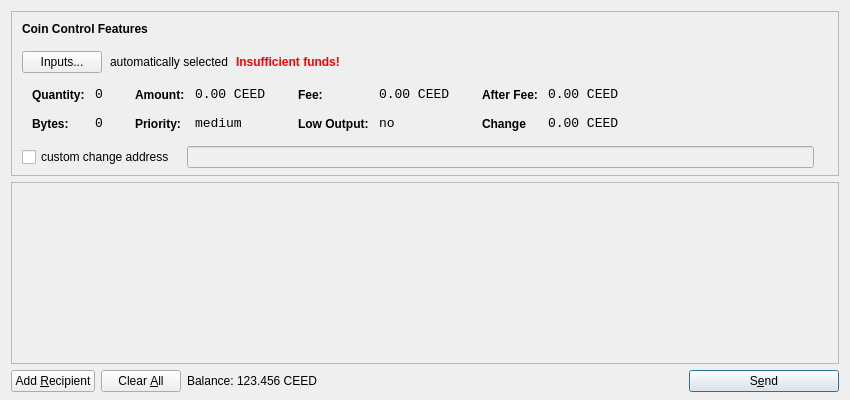
<?xml version="1.0" encoding="UTF-8"?>
<ui version="4.0">
 <class>SendCoinsDialog</class>
 <widget class="QDialog" name="SendCoinsDialog">
  <property name="geometry">
   <rect>
    <x>0</x>
    <y>0</y>
    <width>850</width>
    <height>400</height>
   </rect>
  </property>
  <property name="windowTitle">
   <string>Send Coins</string>
  </property>
  <layout class="QVBoxLayout" name="verticalLayout" stretch="0,1,0">
   <property name="bottomMargin">
    <number>8</number>
   </property>
   <item>
    <widget class="QFrame" name="frameCoinControl">
     <property name="sizePolicy">
      <sizepolicy hsizetype="Expanding" vsizetype="Expanding">
       <horstretch>0</horstretch>
       <verstretch>0</verstretch>
      </sizepolicy>
     </property>
     <property name="maximumSize">
      <size>
       <width>16777215</width>
       <height>16777215</height>
      </size>
     </property>
     <property name="frameShape">
      <enum>QFrame::StyledPanel</enum>
     </property>
     <property name="frameShadow">
      <enum>QFrame::Sunken</enum>
     </property>
     <layout class="QVBoxLayout" name="verticalLayoutCoinControl2">
      <property name="spacing">
       <number>6</number>
      </property>
      <property name="leftMargin">
       <number>0</number>
      </property>
      <property name="topMargin">
       <number>0</number>
      </property>
      <property name="rightMargin">
       <number>0</number>
      </property>
      <property name="bottomMargin">
       <number>6</number>
      </property>
      <item>
       <layout class="QVBoxLayout" name="verticalLayoutCoinControl" stretch="0,0,0,0,1">
        <property name="spacing">
         <number>0</number>
        </property>
        <property name="leftMargin">
         <number>10</number>
        </property>
        <property name="topMargin">
         <number>10</number>
        </property>
        <item>
         <layout class="QHBoxLayout" name="horizontalLayoutCoinControl1">
          <property name="bottomMargin">
           <number>15</number>
          </property>
          <item>
           <widget class="QLabel" name="labelCoinControlFeatures">
            <property name="sizePolicy">
             <sizepolicy hsizetype="Preferred" vsizetype="Maximum">
              <horstretch>0</horstretch>
              <verstretch>0</verstretch>
             </sizepolicy>
            </property>
            <property name="font">
             <font>
              <weight>75</weight>
              <bold>true</bold>
             </font>
            </property>
            <property name="styleSheet">
             <string notr="true">font-weight:bold;</string>
            </property>
            <property name="text">
             <string>Coin Control Features</string>
            </property>
           </widget>
          </item>
         </layout>
        </item>
        <item>
         <layout class="QHBoxLayout" name="horizontalLayoutCoinControl2" stretch="0,0,0,0">
          <property name="spacing">
           <number>8</number>
          </property>
          <property name="bottomMargin">
           <number>10</number>
          </property>
          <item>
           <widget class="QPushButton" name="pushButtonCoinControl">
            <property name="styleSheet">
             <string notr="true"/>
            </property>
            <property name="text">
             <string>Inputs...</string>
            </property>
           </widget>
          </item>
          <item>
           <widget class="QLabel" name="labelCoinControlAutomaticallySelected">
            <property name="text">
             <string>automatically selected</string>
            </property>
            <property name="margin">
             <number>5</number>
            </property>
           </widget>
          </item>
          <item>
           <widget class="QLabel" name="labelCoinControlInsuffFunds">
            <property name="font">
             <font>
              <weight>75</weight>
              <bold>true</bold>
             </font>
            </property>
            <property name="styleSheet">
             <string notr="true">color:red;font-weight:bold;</string>
            </property>
            <property name="text">
             <string>Insufficient funds!</string>
            </property>
            <property name="margin">
             <number>5</number>
            </property>
           </widget>
          </item>
          <item>
           <spacer name="horizontalSpacerCoinControl">
            <property name="orientation">
             <enum>Qt::Horizontal</enum>
            </property>
            <property name="sizeHint" stdset="0">
             <size>
              <width>40</width>
              <height>1</height>
             </size>
            </property>
           </spacer>
          </item>
         </layout>
        </item>
        <item>
         <widget class="QWidget" name="widgetCoinControl" native="true">
          <property name="sizePolicy">
           <sizepolicy hsizetype="Preferred" vsizetype="Preferred">
            <horstretch>0</horstretch>
            <verstretch>0</verstretch>
           </sizepolicy>
          </property>
          <property name="minimumSize">
           <size>
            <width>0</width>
            <height>0</height>
           </size>
          </property>
          <property name="styleSheet">
           <string notr="true"/>
          </property>
          <layout class="QHBoxLayout" name="horizontalLayoutCoinControl5">
           <property name="margin">
            <number>0</number>
           </property>
           <item>
            <layout class="QHBoxLayout" name="horizontalLayoutCoinControl3" stretch="0,0,0,1">
             <property name="spacing">
              <number>20</number>
             </property>
             <property name="topMargin">
              <number>0</number>
             </property>
             <property name="bottomMargin">
              <number>10</number>
             </property>
             <item>
              <layout class="QFormLayout" name="formLayoutCoinControl1">
               <property name="horizontalSpacing">
                <number>10</number>
               </property>
               <property name="verticalSpacing">
                <number>14</number>
               </property>
               <property name="leftMargin">
                <number>10</number>
               </property>
               <property name="topMargin">
                <number>4</number>
               </property>
               <property name="rightMargin">
                <number>6</number>
               </property>
               <item row="0" column="0">
                <widget class="QLabel" name="labelCoinControlQuantityText">
                 <property name="styleSheet">
                  <string notr="true">font-weight:bold;</string>
                 </property>
                 <property name="text">
                  <string>Quantity:</string>
                 </property>
                 <property name="margin">
                  <number>0</number>
                 </property>
                </widget>
               </item>
               <item row="0" column="1">
                <widget class="QLabel" name="labelCoinControlQuantity">
                 <property name="font">
                  <font>
                   <family>Monospace</family>
                   <pointsize>10</pointsize>
                  </font>
                 </property>
                 <property name="cursor">
                  <cursorShape>IBeamCursor</cursorShape>
                 </property>
                 <property name="contextMenuPolicy">
                  <enum>Qt::ActionsContextMenu</enum>
                 </property>
                 <property name="text">
                  <string>0</string>
                 </property>
                 <property name="margin">
                  <number>0</number>
                 </property>
                 <property name="textInteractionFlags">
                  <set>Qt::LinksAccessibleByMouse|Qt::TextSelectableByKeyboard|Qt::TextSelectableByMouse</set>
                 </property>
                </widget>
               </item>
               <item row="1" column="0">
                <widget class="QLabel" name="labelCoinControlBytesText">
                 <property name="styleSheet">
                  <string notr="true">font-weight:bold;</string>
                 </property>
                 <property name="text">
                  <string>Bytes:</string>
                 </property>
                </widget>
               </item>
               <item row="1" column="1">
                <widget class="QLabel" name="labelCoinControlBytes">
                 <property name="font">
                  <font>
                   <family>Monospace</family>
                   <pointsize>10</pointsize>
                  </font>
                 </property>
                 <property name="cursor">
                  <cursorShape>IBeamCursor</cursorShape>
                 </property>
                 <property name="contextMenuPolicy">
                  <enum>Qt::ActionsContextMenu</enum>
                 </property>
                 <property name="text">
                  <string>0</string>
                 </property>
                 <property name="textInteractionFlags">
                  <set>Qt::LinksAccessibleByMouse|Qt::TextSelectableByKeyboard|Qt::TextSelectableByMouse</set>
                 </property>
                </widget>
               </item>
              </layout>
             </item>
             <item>
              <layout class="QFormLayout" name="formLayoutCoinControl2">
               <property name="horizontalSpacing">
                <number>10</number>
               </property>
               <property name="verticalSpacing">
                <number>14</number>
               </property>
               <property name="leftMargin">
                <number>6</number>
               </property>
               <property name="topMargin">
                <number>4</number>
               </property>
               <property name="rightMargin">
                <number>6</number>
               </property>
               <item row="0" column="0">
                <widget class="QLabel" name="labelCoinControlAmountText">
                 <property name="styleSheet">
                  <string notr="true">font-weight:bold;</string>
                 </property>
                 <property name="text">
                  <string>Amount:</string>
                 </property>
                 <property name="margin">
                  <number>0</number>
                 </property>
                </widget>
               </item>
               <item row="0" column="1">
                <widget class="QLabel" name="labelCoinControlAmount">
                 <property name="font">
                  <font>
                   <family>Monospace</family>
                   <pointsize>10</pointsize>
                  </font>
                 </property>
                 <property name="cursor">
                  <cursorShape>IBeamCursor</cursorShape>
                 </property>
                 <property name="contextMenuPolicy">
                  <enum>Qt::ActionsContextMenu</enum>
                 </property>
                 <property name="text">
                  <string notr="true">0.00 CEED</string>
                 </property>
                 <property name="textInteractionFlags">
                  <set>Qt::LinksAccessibleByMouse|Qt::TextSelectableByKeyboard|Qt::TextSelectableByMouse</set>
                 </property>
                </widget>
               </item>
               <item row="1" column="0">
                <widget class="QLabel" name="labelCoinControlPriorityText">
                 <property name="styleSheet">
                  <string notr="true">font-weight:bold;</string>
                 </property>
                 <property name="text">
                  <string>Priority:</string>
                 </property>
                </widget>
               </item>
               <item row="1" column="1">
                <widget class="QLabel" name="labelCoinControlPriority">
                 <property name="font">
                  <font>
                   <family>Monospace</family>
                   <pointsize>10</pointsize>
                  </font>
                 </property>
                 <property name="cursor">
                  <cursorShape>IBeamCursor</cursorShape>
                 </property>
                 <property name="contextMenuPolicy">
                  <enum>Qt::ActionsContextMenu</enum>
                 </property>
                 <property name="text">
                  <string>medium</string>
                 </property>
                 <property name="textInteractionFlags">
                  <set>Qt::LinksAccessibleByMouse|Qt::TextSelectableByKeyboard|Qt::TextSelectableByMouse</set>
                 </property>
                </widget>
               </item>
              </layout>
             </item>
             <item>
              <layout class="QFormLayout" name="formLayoutCoinControl3">
               <property name="horizontalSpacing">
                <number>10</number>
               </property>
               <property name="verticalSpacing">
                <number>14</number>
               </property>
               <property name="leftMargin">
                <number>6</number>
               </property>
               <property name="topMargin">
                <number>4</number>
               </property>
               <property name="rightMargin">
                <number>6</number>
               </property>
               <item row="0" column="0">
                <widget class="QLabel" name="labelCoinControlFeeText">
                 <property name="styleSheet">
                  <string notr="true">font-weight:bold;</string>
                 </property>
                 <property name="text">
                  <string>Fee:</string>
                 </property>
                 <property name="margin">
                  <number>0</number>
                 </property>
                </widget>
               </item>
               <item row="0" column="1">
                <widget class="QLabel" name="labelCoinControlFee">
                 <property name="font">
                  <font>
                   <family>Monospace</family>
                   <pointsize>10</pointsize>
                  </font>
                 </property>
                 <property name="cursor">
                  <cursorShape>IBeamCursor</cursorShape>
                 </property>
                 <property name="contextMenuPolicy">
                  <enum>Qt::ActionsContextMenu</enum>
                 </property>
                 <property name="text">
                  <string notr="true">0.00 CEED</string>
                 </property>
                 <property name="textInteractionFlags">
                  <set>Qt::LinksAccessibleByMouse|Qt::TextSelectableByKeyboard|Qt::TextSelectableByMouse</set>
                 </property>
                </widget>
               </item>
               <item row="1" column="0">
                <widget class="QLabel" name="labelCoinControlLowOutputText">
                 <property name="styleSheet">
                  <string notr="true">font-weight:bold;</string>
                 </property>
                 <property name="text">
                  <string>Low Output:</string>
                 </property>
                </widget>
               </item>
               <item row="1" column="1">
                <widget class="QLabel" name="labelCoinControlLowOutput">
                 <property name="font">
                  <font>
                   <family>Monospace</family>
                   <pointsize>10</pointsize>
                  </font>
                 </property>
                 <property name="cursor">
                  <cursorShape>IBeamCursor</cursorShape>
                 </property>
                 <property name="contextMenuPolicy">
                  <enum>Qt::ActionsContextMenu</enum>
                 </property>
                 <property name="text">
                  <string>no</string>
                 </property>
                 <property name="textInteractionFlags">
                  <set>Qt::LinksAccessibleByMouse|Qt::TextSelectableByKeyboard|Qt::TextSelectableByMouse</set>
                 </property>
                </widget>
               </item>
              </layout>
             </item>
             <item>
              <layout class="QFormLayout" name="formLayoutCoinControl4">
               <property name="horizontalSpacing">
                <number>10</number>
               </property>
               <property name="verticalSpacing">
                <number>14</number>
               </property>
               <property name="leftMargin">
                <number>6</number>
               </property>
               <property name="topMargin">
                <number>4</number>
               </property>
               <property name="rightMargin">
                <number>6</number>
               </property>
               <item row="0" column="0">
                <widget class="QLabel" name="labelCoinControlAfterFeeText">
                 <property name="styleSheet">
                  <string notr="true">font-weight:bold;</string>
                 </property>
                 <property name="text">
                  <string>After Fee:</string>
                 </property>
                 <property name="margin">
                  <number>0</number>
                 </property>
                </widget>
               </item>
               <item row="0" column="1">
                <widget class="QLabel" name="labelCoinControlAfterFee">
                 <property name="font">
                  <font>
                   <family>Monospace</family>
                   <pointsize>10</pointsize>
                  </font>
                 </property>
                 <property name="cursor">
                  <cursorShape>IBeamCursor</cursorShape>
                 </property>
                 <property name="contextMenuPolicy">
                  <enum>Qt::ActionsContextMenu</enum>
                 </property>
                 <property name="text">
                  <string notr="true">0.00 CEED</string>
                 </property>
                 <property name="textInteractionFlags">
                  <set>Qt::LinksAccessibleByMouse|Qt::TextSelectableByKeyboard|Qt::TextSelectableByMouse</set>
                 </property>
                </widget>
               </item>
               <item row="1" column="0">
                <widget class="QLabel" name="labelCoinControlChangeText">
                 <property name="styleSheet">
                  <string notr="true">font-weight:bold;</string>
                 </property>
                 <property name="text">
                  <string>Change</string>
                 </property>
                </widget>
               </item>
               <item row="1" column="1">
                <widget class="QLabel" name="labelCoinControlChange">
                 <property name="font">
                  <font>
                   <family>Monospace</family>
                   <pointsize>10</pointsize>
                  </font>
                 </property>
                 <property name="cursor">
                  <cursorShape>IBeamCursor</cursorShape>
                 </property>
                 <property name="contextMenuPolicy">
                  <enum>Qt::ActionsContextMenu</enum>
                 </property>
                 <property name="text">
                  <string notr="true">0.00 CEED</string>
                 </property>
                 <property name="textInteractionFlags">
                  <set>Qt::LinksAccessibleByMouse|Qt::TextSelectableByKeyboard|Qt::TextSelectableByMouse</set>
                 </property>
                </widget>
               </item>
              </layout>
             </item>
            </layout>
           </item>
          </layout>
         </widget>
        </item>
        <item>
         <layout class="QHBoxLayout" name="horizontalLayoutCoinControl4" stretch="0,0,0">
          <property name="spacing">
           <number>12</number>
          </property>
          <property name="sizeConstraint">
           <enum>QLayout::SetDefaultConstraint</enum>
          </property>
          <property name="topMargin">
           <number>5</number>
          </property>
          <property name="rightMargin">
           <number>5</number>
          </property>
          <item>
           <widget class="QCheckBox" name="checkBoxCoinControlChange">
            <property name="text">
             <string>custom change address</string>
            </property>
           </widget>
          </item>
          <item>
           <widget class="QLineEdit" name="lineEditCoinControlChange">
            <property name="enabled">
             <bool>false</bool>
            </property>
            <property name="sizePolicy">
             <sizepolicy hsizetype="Expanding" vsizetype="Fixed">
              <horstretch>0</horstretch>
              <verstretch>0</verstretch>
             </sizepolicy>
            </property>
           </widget>
          </item>
          <item>
           <widget class="QLabel" name="labelCoinControlChangeLabel">
            <property name="sizePolicy">
             <sizepolicy hsizetype="Preferred" vsizetype="Expanding">
              <horstretch>0</horstretch>
              <verstretch>0</verstretch>
             </sizepolicy>
            </property>
            <property name="minimumSize">
             <size>
              <width>0</width>
              <height>0</height>
             </size>
            </property>
            <property name="text">
             <string/>
            </property>
            <property name="margin">
             <number>3</number>
            </property>
           </widget>
          </item>
         </layout>
        </item>
        <item>
         <spacer name="verticalSpacerCoinControl">
          <property name="orientation">
           <enum>Qt::Vertical</enum>
          </property>
          <property name="sizeHint" stdset="0">
           <size>
            <width>800</width>
            <height>1</height>
           </size>
          </property>
         </spacer>
        </item>
       </layout>
      </item>
     </layout>
    </widget>
   </item>
   <item>
    <widget class="QScrollArea" name="scrollArea">
     <property name="widgetResizable">
      <bool>true</bool>
     </property>
     <widget class="QWidget" name="scrollAreaWidgetContents">
      <property name="geometry">
       <rect>
        <x>0</x>
        <y>0</y>
        <width>830</width>
        <height>172</height>
       </rect>
      </property>
      <layout class="QVBoxLayout" name="verticalLayout_2">
       <property name="margin">
        <number>0</number>
       </property>
       <item>
        <layout class="QVBoxLayout" name="entries">
         <property name="spacing">
          <number>6</number>
         </property>
        </layout>
       </item>
       <item>
        <spacer name="verticalSpacer">
         <property name="orientation">
          <enum>Qt::Vertical</enum>
         </property>
         <property name="sizeHint" stdset="0">
          <size>
           <width>20</width>
           <height>40</height>
          </size>
         </property>
        </spacer>
       </item>
      </layout>
     </widget>
    </widget>
   </item>
   <item>
    <layout class="QHBoxLayout" name="horizontalLayout">
     <item>
      <widget class="QPushButton" name="addButton">
       <property name="toolTip">
        <string>Send to multiple recipients at once</string>
       </property>
       <property name="text">
        <string>Add &amp;Recipient</string>
       </property>
       <property name="autoDefault">
        <bool>false</bool>
       </property>
      </widget>
     </item>
     <item>
      <widget class="QPushButton" name="clearButton">
       <property name="sizePolicy">
        <sizepolicy hsizetype="Minimum" vsizetype="Fixed">
         <horstretch>0</horstretch>
         <verstretch>0</verstretch>
        </sizepolicy>
       </property>
       <property name="toolTip">
        <string>Remove all transaction fields</string>
       </property>
       <property name="text">
        <string>Clear &amp;All</string>
       </property>
       <property name="autoRepeatDelay">
        <number>300</number>
       </property>
       <property name="autoDefault">
        <bool>false</bool>
       </property>
      </widget>
     </item>
     <item>
      <layout class="QHBoxLayout" name="horizontalLayout_2">
       <property name="spacing">
        <number>3</number>
       </property>
       <item>
        <widget class="QLabel" name="label">
         <property name="sizePolicy">
          <sizepolicy hsizetype="Preferred" vsizetype="Fixed">
           <horstretch>0</horstretch>
           <verstretch>0</verstretch>
          </sizepolicy>
         </property>
         <property name="text">
          <string>Balance:</string>
         </property>
        </widget>
       </item>
       <item>
        <widget class="QLabel" name="labelBalance">
         <property name="sizePolicy">
          <sizepolicy hsizetype="Preferred" vsizetype="Fixed">
           <horstretch>0</horstretch>
           <verstretch>0</verstretch>
          </sizepolicy>
         </property>
         <property name="cursor">
          <cursorShape>IBeamCursor</cursorShape>
         </property>
         <property name="text">
          <string notr="true">123.456 CEED</string>
         </property>
         <property name="textInteractionFlags">
          <set>Qt::LinksAccessibleByMouse|Qt::TextSelectableByKeyboard|Qt::TextSelectableByMouse</set>
         </property>
        </widget>
       </item>
      </layout>
     </item>
     <item>
      <spacer name="horizontalSpacer">
       <property name="orientation">
        <enum>Qt::Horizontal</enum>
       </property>
       <property name="sizeHint" stdset="0">
        <size>
         <width>40</width>
         <height>20</height>
        </size>
       </property>
      </spacer>
     </item>
     <item>
      <widget class="QPushButton" name="sendButton">
       <property name="minimumSize">
        <size>
         <width>150</width>
         <height>0</height>
        </size>
       </property>
       <property name="toolTip">
        <string>Confirm the send action</string>
       </property>
       <property name="text">
        <string>S&amp;end</string>
       </property>
       <property name="icon">
        <iconset resource="../bitcoin.qrc">
         <normaloff>:/icons/send</normaloff>:/icons/send</iconset>
       </property>
       <property name="default">
        <bool>true</bool>
       </property>
      </widget>
     </item>
    </layout>
   </item>
  </layout>
 </widget>
 <resources>
  <include location="../bitcoin.qrc"/>
 </resources>
 <connections/>
</ui>
